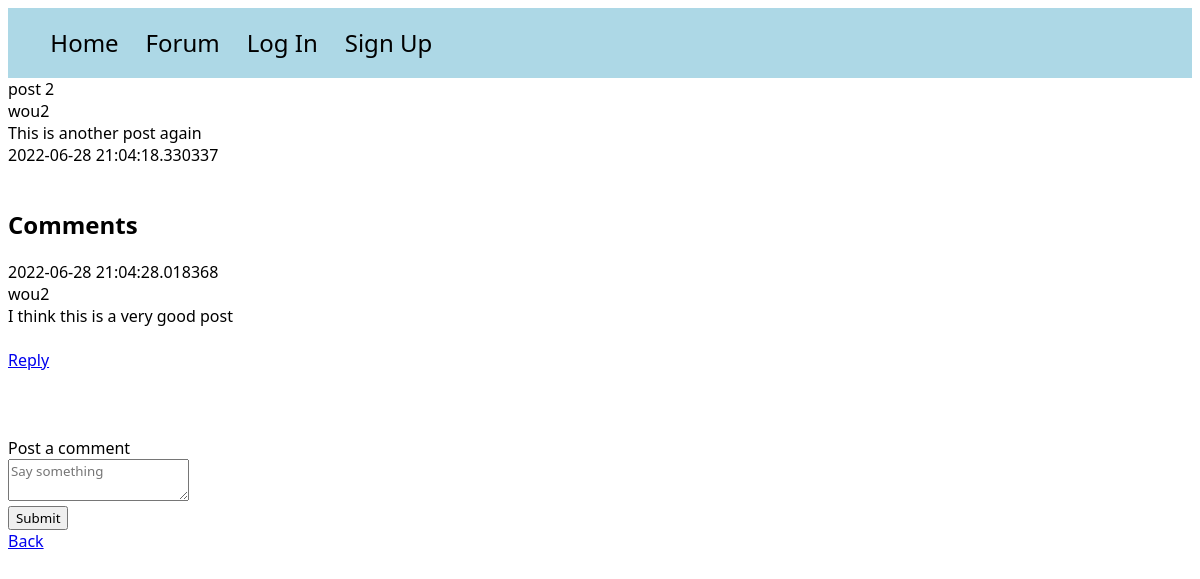
The page /posts/2 on the database its author committed.
### models.py (models this page shows)
class Post(db.Model):
    id = db.Column(db.Integer, primary_key=True)
    title = db.Column(db.String(100))
    content = db.Column(db.Text)
    poster_id = db.Column(db.Integer, db.ForeignKey(User.id))
    date_posted = db.Column(db.DateTime, default=datetime.utcnow)
    slug = db.Column(db.String(256))
    comments = db.relationship('Comment', backref='commented_post')

class User(UserMixin, db.Model):
    id = db.Column(db.Integer, primary_key=True)
    email = db.Column(db.String(100), unique=True)
    password = db.Column(db.String(100))
    name = db.Column(db.String(1000))
    last_seen = db.Column(db.String(100))
    posts = db.relationship('Post', backref='poster')

class Comment(db.Model):
    id = db.Column(db.Integer, primary_key=True)
    author_id = db.Column(db.Integer, db.ForeignKey(User.id))
    author_name = db.relationship('User', backref='comment_poster')
    content = db.Column(db.Text)
    timestamp = db.Column(db.DateTime, default=datetime.utcnow)
    post_id = db.Column(db.Integer, db.ForeignKey(Post.id))
    replies = db.relationship('Reply', backref='replied_comment')

### app.py (the view)
@app.route('/posts/<int:id>')
def post(id):
    post = Post.query.get_or_404(id)
    comments = Comment.query.order_by(Comment.timestamp)
    replies = Reply.query.order_by(Reply.timestamp)
    specific_comments = [comment for comment in comments if comment.post_id == id]
    return render_template("post.html", post=post, comments=specific_comments, replies=replies)

### templates/post.html (shortened to what this page needs)
<!DOCTYPE html>
<html lang="en">
<head>
</head>
<link rel="stylesheet" href="/static/style.css">
<body>
<div id="navbar">
    <ul>
        <a href="{{ url_for('home') }}"><li>Home</li></a>
        <a href="{{ url_for('posts') }}"><li>Forum</li></a>
         {% if not current_user.is_authenticated %}
        <a href="{{ url_for('auth.login') }}"><li>Log In</li></a> <a href="{{ url_for('auth.signup') }}"><li>Sign Up</li></a>
        {% endif %}
    </ul>
</div>
{{ post.title }}<br>
{{ post.poster.name }}<br>
{{ post.content }}<br>
{{ post.date_posted }}<br><br>
<div id="comment-container">
    <h2>Comments</h2>
    {% for comment in comments %}
        {{ comment.timestamp }} <br>
        {{ comment.author_name.name }} <br>
        {{ comment.content }} <br> <br>
        <a href="{{ url_for('reply_comment', id=comment.id) }}">Reply</a>
        <br> <br>
        <div id="comment-reply-container">
         <br>
        </div>
    {% endfor %}
</div>
<br>
<div id="add-comment-container">
    <form class="comment-form" action="{{ url_for('post_comment', id=post.id) }}" method="post">
        <label for="comment-content">Post a comment</label>
        <div class="field">
            <textarea id="comment-content" name="comment_body" placeholder="Say something"></textarea>
        </div>
        <input type="submit">
    </form>
</div>
<a href="{{ url_for('posts') }}">Back</a>
</body>
</html>

### static/style.css (style rules this page uses)
* { font-family: Segoe UI; }
#navbar { background-color: lightblue; padding: 0.2%; }
li { font-size: 1.5em; text-decoration: none; color: black; display: inline-block; padding-right: 2%; }
#comment-reply-container { margin-left: 5%; }

### rows shown on the page
Post: title "post 2", content "This is another post again", date_posted "2022-06-28 21:04:18.330337"
User: poster.name "wou2"
Comment: timestamp "2022-06-28 21:04:28.018368", author_name.name "wou2", content "I think this is a very good post"
